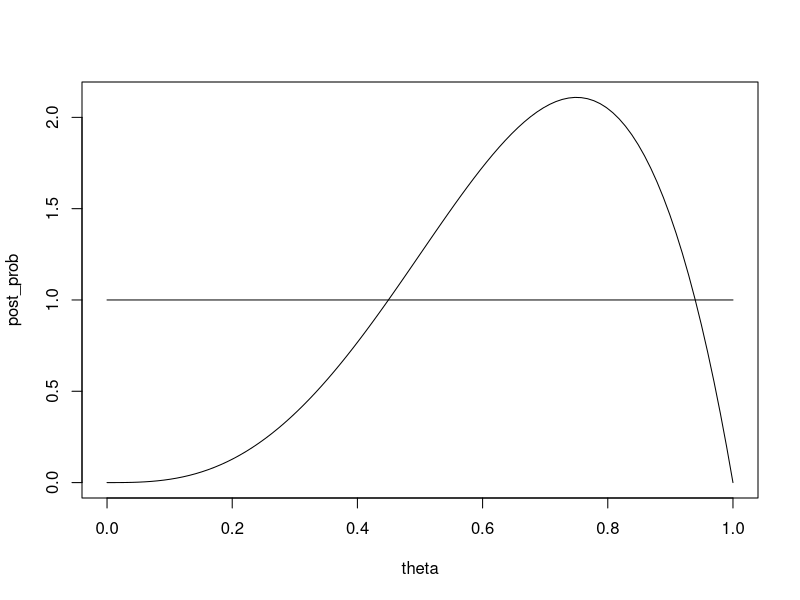
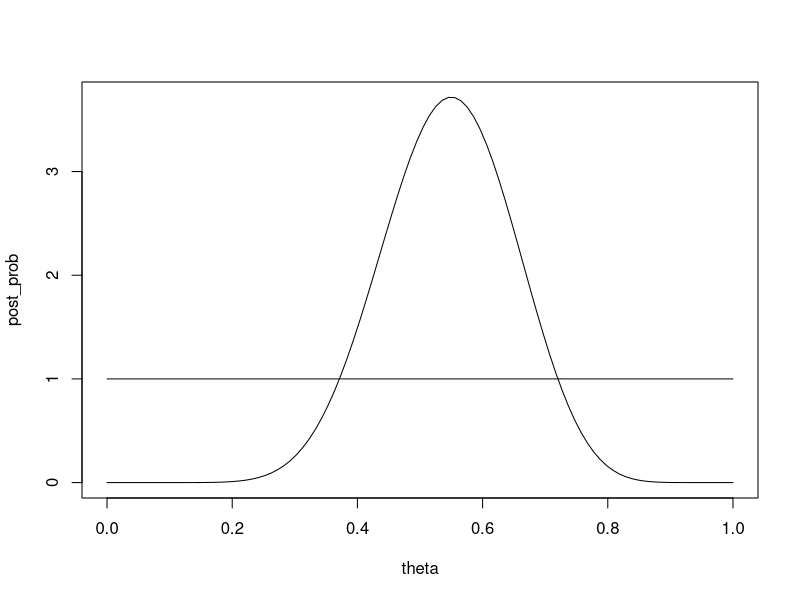
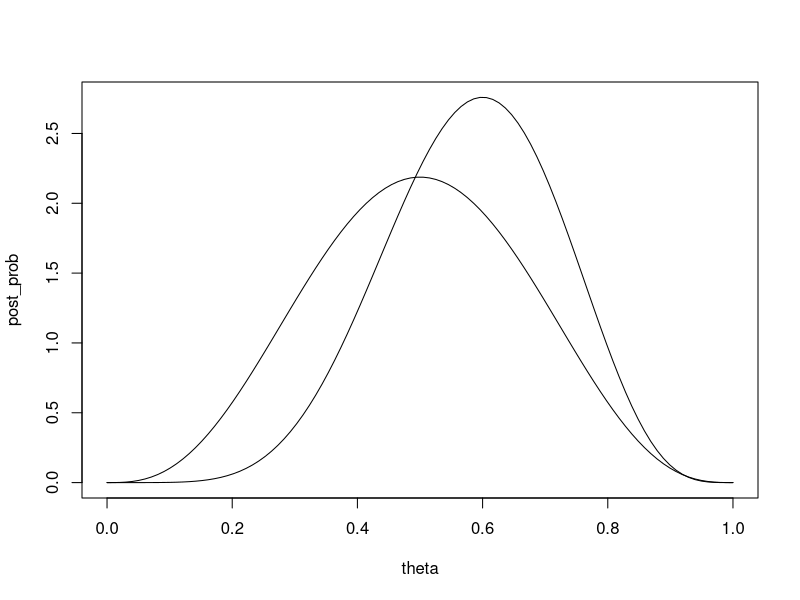
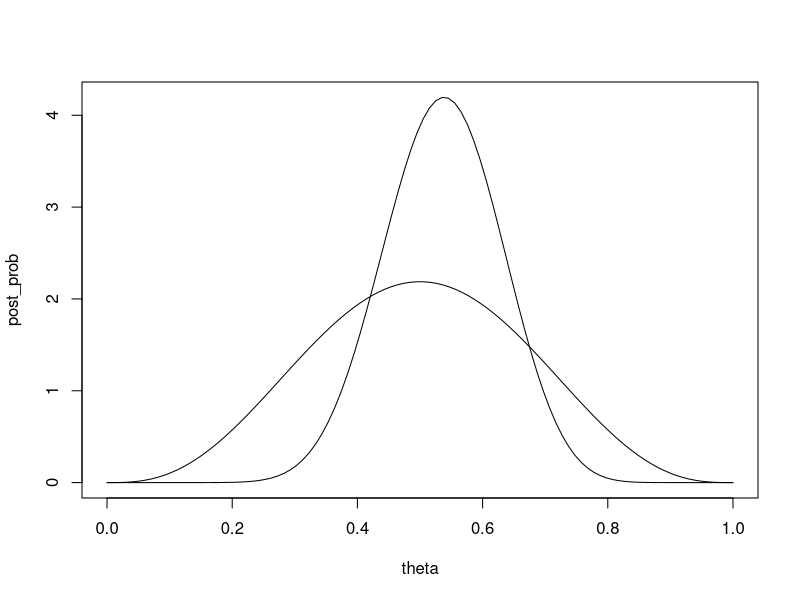

These charts were generated, in order, by the following R code:
#Roger H Hayden III
#11/21/2021
#Statistical Methods and Data Analysis
#Module 12 - Extra Bayes Problem

#a) Plot prior and posterior distributions for all 4 cases defined by the 
#following values for parameters: (r,s) = (1,1),(4,4)& (n,k) = (4,3),(20,11)

#(r,s,n,k) = (1,1,4,3)

prior <- function (r,s,theta){
  (1/beta(r,s))*(theta^(r-1))*((1-theta)^(s-1))
}
post <- function(r,s,n,k,theta){
  (1/beta((r+k),(n+s-k)))*(theta^(r+k-1))*((1-theta)^(n+s-k-1))
}
theta = seq(0,1, length = 100)
head(theta)

r = 1
s = 1
n = 4
k = 3

prior_prob = prior(r,s,theta)
post_prob = post(r,s,n,k,theta)
plot(theta,post_prob,"l")
lines(theta,prior_prob)

#(r,s,n,k) = (1,1,20,11)

prior <- function (r,s,theta){
  (1/beta(r,s))*(theta^(r-1))*((1-theta)^(s-1))
}
post <- function(r,s,n,k,theta){
  (1/beta((r+k),(n+s-k)))*(theta^(r+k-1))*((1-theta)^(n+s-k-1))
}
theta = seq(0,1, length = 100)
head(theta)

r = 1
s = 1
n = 20
k = 11

prior_prob = prior(r,s,theta)
post_prob = post(r,s,n,k,theta)
plot(theta,post_prob,"l")
lines(theta,prior_prob)

#(r,s,n,k) = (4,4,4,3)

prior <- function (r,s,theta){
  (1/beta(r,s))*(theta^(r-1))*((1-theta)^(s-1))
}
post <- function(r,s,n,k,theta){
  (1/beta((r+k),(n+s-k)))*(theta^(r+k-1))*((1-theta)^(n+s-k-1))
}
theta = seq(0,1, length = 100)
head(theta)

r = 4
s = 4
n = 4
k = 3

prior_prob = prior(r,s,theta)
post_prob = post(r,s,n,k,theta)
plot(theta,post_prob,"l")
lines(theta,prior_prob)

#(r,s,n,k) = (4,4,20,11)

prior <- function (r,s,theta){
  (1/beta(r,s))*(theta^(r-1))*((1-theta)^(s-1))
}
post <- function(r,s,n,k,theta){
  (1/beta((r+k),(n+s-k)))*(theta^(r+k-1))*((1-theta)^(n+s-k-1))
}
theta = seq(0,1, length = 100)
head(theta)

r = 4
s = 4
n = 20
k = 11

prior_prob = prior(r,s,theta)
post_prob = post(r,s,n,k,theta)
plot(theta,post_prob,"l")
lines(theta,prior_prob)

#In each one of these 4 cases, determine the probability that the coin is
#biased towards heads (theta>0.5)

r = 1
s = 1
n = 4
k = 3

a = r+k
b = n+s-k
prob1 = 1-pbeta(0.5,a,b)
prob1

r = 1
s = 1
n = 20
k = 11

a = r+k
b = n+s-k
prob2 = 1-pbeta(0.5,a,b)
prob2

r = 4
s = 4
n = 4
k = 3

a = r+k
b = n+s-k
prob3 = 1-pbeta(0.5,a,b)
prob3

r = 4
s = 4
n = 20
k = 11

a = r+k
b = n+s-k
prob4 = 1-pbeta(0.5,a,b)
prob4
